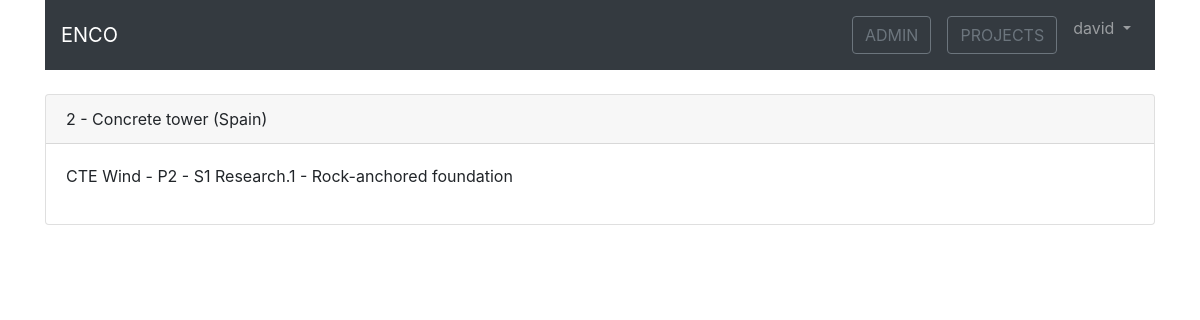
Page /projects/detail/2/ (signed in) on the committed database.
### projects/models.py (models this page shows, shortened)
class Project(models.Model):
    contract = models.ForeignKey(Contract, on_delete=models.CASCADE)
    internal_id = models.PositiveIntegerField(blank=True, null=True)
    name = models.CharField(max_length=50)
    country = models.CharField(max_length=30)
    def __str__(self):
        return (f"{self.internal_id} - {self.name} ({self.country})")

class Task(models.Model):
    stage = models.ForeignKey(Stage, related_name='tasks', on_delete=models.CASCADE)
    internal_id = models.PositiveIntegerField(blank=True, null=True)
    scope = models.ForeignKey(ScopeType, related_name='+', on_delete=models.CASCADE)
    task_type = models.ForeignKey(TaskType, related_name='+', on_delete=models.CASCADE)
    description = models.CharField(max_length=50, default='', blank=True)
    deadline = models.DateField()
    def __str__(self):
        return f'{self.stage}.{self.internal_id} - {self.task_type}'

class Stage(models.Model):
    project = models.ForeignKey(Project, related_name='stages', on_delete=models.CASCADE)
    internal_id = models.PositiveIntegerField(blank=True, null=True)
    name = models.CharField(max_length=50, blank=True)
    created = models.DateField(auto_now_add=True)
    def __str__(self):
        return f"{self.project.contract.provider.name} - P{self.project.internal_id} - S{self.internal_id} {self.name}"

class Contract(models.Model):
    created = models.DateField(auto_now_add=True)
    internal_id = models.PositiveIntegerField(blank=True, null=True)
    provider = models.ForeignKey(Company, related_name='provider', on_delete=models.CASCADE)
    client = models.ForeignKey(Company, related_name='client', on_delete=models.CASCADE)
    signed = models.DateField(default=None, null=True, blank=True)
    deadline = models.DateField(default=None, null=True, blank=True)

class TaskType(models.Model):
    name = models.CharField(max_length=30, default='Shallow foundation')
    def __str__(self):
        return f"{self.name}"

### contacts/models.py (models this page shows, shortened)
class Company(models.Model):
    name = models.CharField(max_length=30)
    country = models.CharField(max_length=30)

### projects/views.py (the view)
# urls.py: path('detail/<int:internal_id>/', views.project_detail, name='detail')
def project_detail(request, internal_id):
    project = Project.objects.get(internal_id=internal_id)
    args = {'project': project}
    return render(request, 'projects/detail.html', args)

### projects/templates/projects/detail.html
{% extends 'base.html' %}
{% block breadcrumb %}
<div class="card">
    <div class="card-header">
        {{ project }}
    </div>
    <div class="card-body">
        {% for stage in project.stages.all %}
            {% for task in stage.tasks.all %}
                <p>{{task}}</p>
            {% endfor %}
        {% endfor %}
    </div>
</div>
{% endblock breadcrumb %}

### home/templates/base.html (shortened to what this page needs)
<html>
    <head>
        <link rel="stylesheet" href="https://stackpath.bootstrapcdn.com/bootstrap/4.1.3/css/bootstrap.min.css">
        {% load static %}
        {% block stylesheet %}
            <link rel="stylesheet" href="{% static 'home/style.css' %}" type="text/css">
        {% endblock stylesheet %}
    </head>
    <body>
        <div class="container">
            {% block body %}
                <nav class="navbar navbar-expand-sm navbar-dark bg-dark">
                    <a class="navbar-brand" href="{% url 'home:home' %}">ENCO</a>
                    <div class="collapse navbar-collapse" id="mainMenu">
                        <ul class="navbar-nav ml-auto">
                            {% if user.is_authenticated %}
                                <li class="nav-link"><a class="btn btn-outline-secondary" href="{% url 'admin:index' %}">ADMIN</a></li>
                                <li class="nav-link"><a class="btn btn-outline-secondary" href="{% url 'projects:list' %}">PROJECTS</a></li>
                                <li class="nav-item dropdown">
                                    <a class="nav-link dropdown-toggle" href="#" id="userMenu" data-toggle="dropdown" aria-haspopup="true" aria-expanded="false">
                                        {{ user.username}}
                                    </a>
                                </li>
                            {% else %}
                                <li class="nav-link"><a href="{% url 'accounts:login' %}" class="btn btn-outline-secondary">Log in</a></li>
                                <li class="nav-link"><a href="{% url 'accounts:register' %}" class="btn btn-outline-secondary">Register</a></li>
                            {% endif %}
                        </ul>
                    </div>
                </nav>
                <br>
                {% block breadcrumb %}{% endblock breadcrumb %}
            {% endblock body %}
        </div>
        <br>
    </body>
</html>

### rows in the picture
Project: internal+name+country "2 - Concrete tower (Spain)"
Task: stage+internal+task_type "CTE Wind - P2 - S1 Research.1 - Rock-anchored foundation"

### other values in the picture
{{ user.username }} "david"
